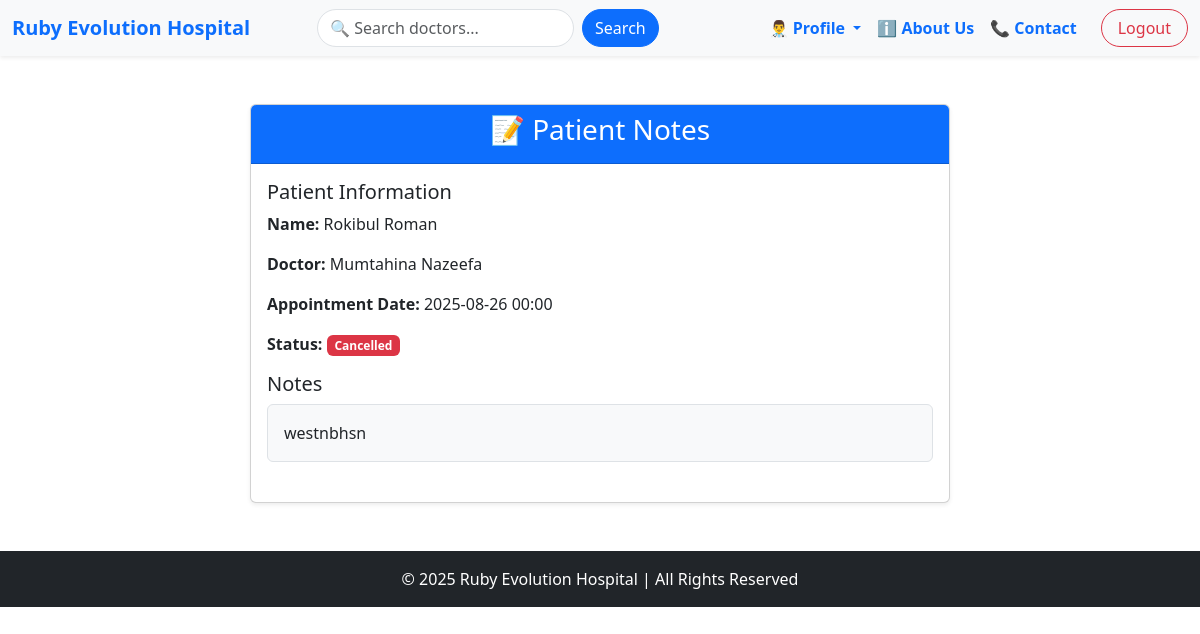
/appointment/patientNoteDetail/2, run on the app's committed database.
### appointment/models.py (models this page shows, shortened)
class Appointment(models.Model):
    STATUS_CHOICES = [
        ('Pending', 'Pending'),
        ('Confirmed', 'Confirmed'),
        ('Completed', 'Completed'),
        ('Cancelled', 'Cancelled'),
    ]
    patient = models.ForeignKey(PatientProfile, on_delete=models.CASCADE)
    doctor = models.ForeignKey(DoctorProfile, on_delete=models.CASCADE)
    appointment_date = models.DateTimeField()
    status = models.CharField(max_length=20, choices=STATUS_CHOICES, default='Pending')
    notes = models.TextField(null=True, blank=True)
    created_at = models.DateTimeField(auto_now_add=True)

### accounts/models.py (models this page shows, shortened)
class PatientProfile(models.Model):
    BLOOD_GROUP_CHOICES = [
        ('A+', 'A+'), ('A-', 'A-'),
        ('B+', 'B+'), ('B-', 'B-'),
        ('O+', 'O+'), ('O-', 'O-'),
        ('AB+', 'AB+'), ('AB-', 'AB-'),
    ]
    STATUS_CHOICES = [
        ('Outpatient', 'Outpatient'),
        ('Inpatient', 'Inpatient'),
        ('Discharged', 'Discharged'),
    ]
    GENDER_CHOICES = [
        ('Male', 'Male'),
        ('Female', 'Female'),
        ('Other', 'Other'),
    ]
    user = models.OneToOneField(CustomUser, on_delete=models.CASCADE)
    profile_picture = models.ImageField(upload_to='patient_profiles/', null=True, blank=True)
    date_of_birth = models.DateField(null=True, blank=True)
    gender = models.CharField(max_length=10, choices=GENDER_CHOICES, null=True, blank=True)
    contact_number = models.CharField(max_length=15, null=True, blank=True)
    address = models.TextField(null=True, blank=True)
    blood_group = models.CharField(max_length=3, choices=BLOOD_GROUP_CHOICES, null=True, blank=True)
    allergies = models.TextField(null=True, blank=True)
    emergency_contact_number = models.CharField(max_length=15, null=True, blank=True)
    status = models.CharField(max_length=20, choices=STATUS_CHOICES, default='Outpatient')

class CustomUser(AbstractUser):
    ROLE_CHOICES = (
        ('admin', 'Admin'),
        ('doctor', 'Doctor'),
        ('patient', 'Patient'),
        ('staff', 'Staff'),
    )
    CURRENT_STATUS = [
        ('apporved','Approved'),
        ('panding','Panding'),
        ('cancel','Cancel'),
    ]
    first_name = models.CharField(max_length=50,null=True)
    last_name = models.CharField(max_length=50,null=True)
    role = models.CharField(choices=ROLE_CHOICES, max_length=50,null=True, blank=True)
    current_status = models.CharField(choices=CURRENT_STATUS, max_length=50,default='panding')

class DoctorProfile(models.Model):
    DEPARTMENT_CHOICES = [
        ('Cardiology', 'Cardiology'),
        ('Neurology', 'Neurology'),
        ('Orthopedics', 'Orthopedics'),
        ('Pediatrics', 'Pediatrics'),
        ('General', 'General'),
        ('Dermatology', 'Dermatology'),
        ('Gynecology', 'Gynecology'),
    ]
    user = models.OneToOneField(CustomUser, on_delete=models.CASCADE,related_name='doctor')
    profile_picture = models.ImageField(upload_to='doctor_profiles/', null=True, blank=True)
    contact_number = models.CharField(max_length=15, null=True, blank=True)
    department = models.CharField(max_length=50, choices=DEPARTMENT_CHOICES, default='General')
    specialization = models.CharField(max_length=100, null=True, blank=True)
    qualification = models.CharField(max_length=200, null=True, blank=True)
    bio = models.TextField(null=True,blank=True)
    experience = models.PositiveIntegerField(default=0)
    consultation_fee = models.DecimalField(max_digits=8, decimal_places=2, default=0.00)
    availability_status = models.BooleanField(default=True)

### appointment/views.py (the view)
# urls.py: path('patientNoteDetail/<int:pk>', patientNoteDetail.as_view(), name='patientNoteDetail'),
class patientNoteDetail(DetailView):
    model = Appointment
    template_name='consultation/patientNote.html'
    context_object_name = 'patient'

### appointment/templates/consultation/patientNote.html (shortened to what this page needs)
{% extends "base.html" %}
{% load static %}
{% block content %}
<div class="container mt-5">
    <div class="card shadow-sm" style="max-width: 700px; margin:auto;">
        <div class="card-header bg-primary text-white text-center">
            <h3>📝 Patient Notes</h3>
        </div>
        <div class="card-body">
            <div class="mb-3">
                <h5>Patient Information</h5>
                <p><strong>Name:</strong> {{ patient.patient.user.get_full_name }}</p>
                <p><strong>Doctor:</strong> {{ patient.doctor.user.get_full_name }}</p>
                <p><strong>Appointment Date:</strong> {{ patient.appointment_date|date:"Y-m-d H:i" }}</p>
                <p><strong>Status:</strong>
                    <span class="badge
                        {% if patient.status == 'Completed' %}bg-success
                        {% elif patient.status == 'Pending' %}bg-warning text-dark
                        {% elif patient.status == 'Cancelled' %}bg-danger
                        {% else %}bg-info{% endif %}">
                        {{ patient.status }}
                    </span>
                </p>
            </div>
            <div class="mb-4">
                <h5>Notes</h5>
                <div class="p-3 border rounded bg-light">
                    {{ patient.notes|default:"No notes available" }}
                </div>
            </div>
        </div>
    </div>
</div>
{% endblock %}

### data on the page
Appointment: patient.user.get_full_name "Rokibul Roman", doctor.user.get_full_name "Mumtahina Nazeefa", appointment_date "2025-08-26 00:00", status "Cancelled", notes "westnbhsn"
